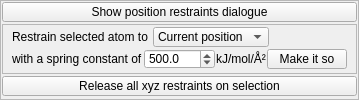
                  <widget class="QFrame" name="frame_3">
                   <property name="minimumSize">
                    <size>
                     <width>0</width>
                     <height>0</height>
                    </size>
                   </property>
                   <property name="frameShape">
                    <enum>QFrame::StyledPanel</enum>
                   </property>
                   <property name="frameShadow">
                    <enum>QFrame::Raised</enum>
                   </property>
                   <layout class="QVBoxLayout" name="verticalLayout_20">
                    <property name="spacing">
                     <number>2</number>
                    </property>
                    <property name="leftMargin">
                     <number>1</number>
                    </property>
                    <property name="topMargin">
                     <number>1</number>
                    </property>
                    <property name="rightMargin">
                     <number>1</number>
                    </property>
                    <property name="bottomMargin">
                     <number>1</number>
                    </property>
                    <item>
                     <widget class="QPushButton" name="_rebuild_pos_restraint_dialog_toggle_button">
                      <property name="maximumSize">
                       <size>
                        <width>16777215</width>
                        <height>20</height>
                       </size>
                      </property>
                      <property name="text">
                       <string>Show position restraints dialogue</string>
                      </property>
                     </widget>
                    </item>
                    <item>
                     <widget class="QFrame" name="_rebuild_pos_restraint_one_atom_frame">
                      <property name="minimumSize">
                       <size>
                        <width>0</width>
                        <height>0</height>
                       </size>
                      </property>
                      <property name="maximumSize">
                       <size>
                        <width>16777215</width>
                        <height>50</height>
                       </size>
                      </property>
                      <property name="frameShape">
                       <enum>QFrame::StyledPanel</enum>
                      </property>
                      <property name="frameShadow">
                       <enum>QFrame::Raised</enum>
                      </property>
                      <layout class="QVBoxLayout" name="verticalLayout_21">
                       <property name="spacing">
                        <number>1</number>
                       </property>
                       <property name="topMargin">
                        <number>1</number>
                       </property>
                       <property name="bottomMargin">
                        <number>1</number>
                       </property>
                       <item>
                        <layout class="QHBoxLayout" name="horizontalLayout_31">
                         <item>
                          <widget class="QLabel" name="label_23">
                           <property name="text">
                            <string>Restrain selected atom to </string>
                           </property>
                          </widget>
                         </item>
                         <item>
                          <widget class="QComboBox" name="_rebuild_pos_restraint_combo_box">
                           <property name="maximumSize">
                            <size>
                             <width>16777215</width>
                             <height>20</height>
                            </size>
                           </property>
                           <item>
                            <property name="text">
                             <string>Current position</string>
                            </property>
                           </item>
                           <item>
                            <property name="text">
                             <string>Axis position</string>
                            </property>
                           </item>
                          </widget>
                         </item>
                         <item>
                          <spacer name="horizontalSpacer_19">
                           <property name="orientation">
                            <enum>Qt::Horizontal</enum>
                           </property>
                           <property name="sizeHint" stdset="0">
                            <size>
                             <width>40</width>
                             <height>20</height>
                            </size>
                           </property>
                          </spacer>
                         </item>
                        </layout>
                       </item>
                       <item>
                        <layout class="QHBoxLayout" name="horizontalLayout_32">
                         <item>
                          <widget class="QLabel" name="label_34">
                           <property name="text">
                            <string>with a spring constant of</string>
                           </property>
                          </widget>
                         </item>
                         <item>
                          <widget class="QDoubleSpinBox" name="_rebuild_pos_restraint_spring_constant">
                           <property name="maximumSize">
                            <size>
                             <width>16777215</width>
                             <height>20</height>
                            </size>
                           </property>
                           <property name="decimals">
                            <number>1</number>
                           </property>
                           <property name="maximum">
                            <double>10000.000000000000000</double>
                           </property>
                           <property name="singleStep">
                            <double>10.000000000000000</double>
                           </property>
                           <property name="value">
                            <double>500.000000000000000</double>
                           </property>
                          </widget>
                         </item>
                         <item>
                          <widget class="QLabel" name="label_35">
                           <property name="text">
                            <string>kJ/mol/Å²</string>
                           </property>
                          </widget>
                         </item>
                         <item>
                          <widget class="QPushButton" name="_rebuild_pos_restraint_go_button">
                           <property name="maximumSize">
                            <size>
                             <width>16777215</width>
                             <height>20</height>
                            </size>
                           </property>
                           <property name="text">
                            <string>Make it so</string>
                           </property>
                          </widget>
                         </item>
                        </layout>
                       </item>
                      </layout>
                     </widget>
                    </item>
                    <item>
                     <widget class="QPushButton" name="_rebuild_pos_restraint_clear_button">
                      <property name="maximumSize">
                       <size>
                        <width>16777215</width>
                        <height>20</height>
                       </size>
                      </property>
                      <property name="text">
                       <string>Release all xyz restraints on selection</string>
                      </property>
                     </widget>
                    </item>
                   </layout>
                  </widget>
